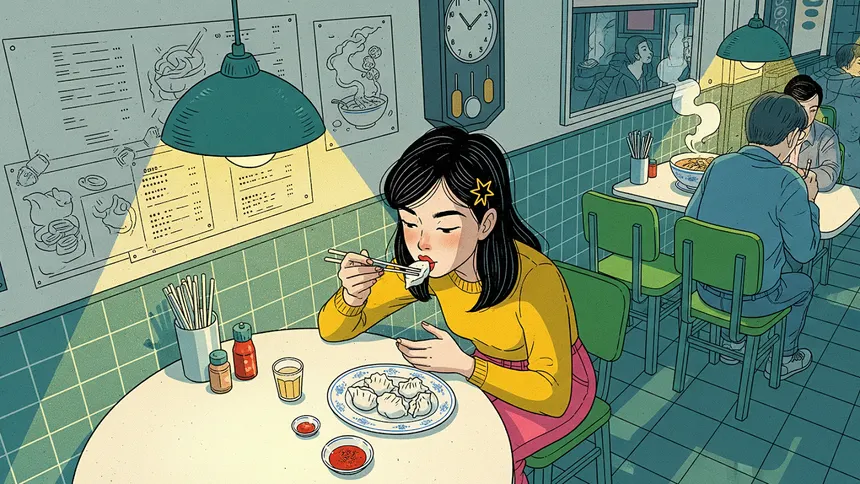
#> input picture Experiment 4/image.jpg, 860 x 484 px
$ python experiment4.py
#> lines starting #> are read from the running program, lines starting #| are printed output that depends on the picture
import cv2
import numpy as np
import matplotlib.pyplot as plt
from pathlib import Path

# -------------------------------------------------
# 1. Load grayscale image
# -------------------------------------------------

image_path = Path(__file__).with_name("image.jpg")

if not image_path.is_file():
    raise SystemExit(f"Error: Image not found at '{image_path}'. Add image.jpg to the Experiment 4 folder.")

image = cv2.imread(str(image_path), cv2.IMREAD_GRAYSCALE)
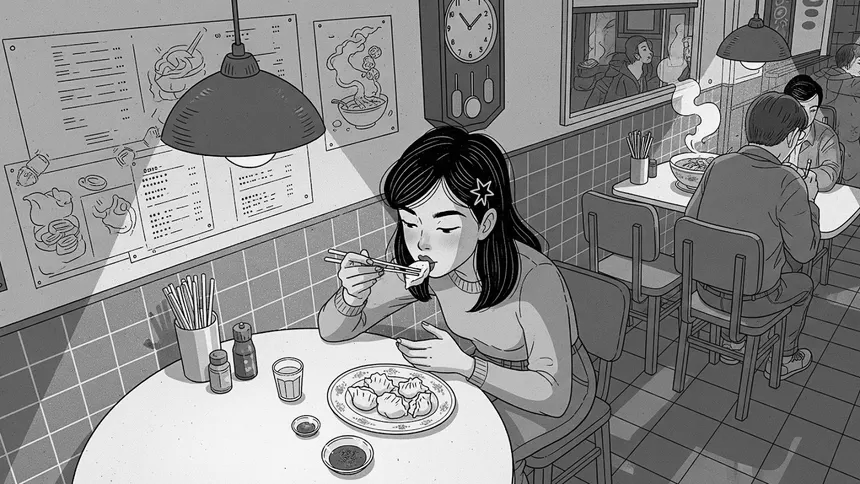
#> image: shape (484, 860); min 0, max 255, mean 138.4
if image is None:
    raise SystemExit(f"Error: Could not read image at '{image_path}'. Check that it is a valid image file.")

print("Image loaded successfully.")
print("Image shape:", image.shape)
#| Image shape: (484, 860)


# -------------------------------------------------
# 2. Compute Discrete Fourier Transform (DFT)
# -------------------------------------------------

dft = cv2.dft(np.float32(image), flags=cv2.DFT_COMPLEX_OUTPUT)


# -------------------------------------------------
# 3. Shift zero-frequency component to center
# -------------------------------------------------

dft_shift = np.fft.fftshift(dft)


# -------------------------------------------------
# 4. Calculate magnitude spectrum
# -------------------------------------------------

magnitude_spectrum = cv2.magnitude(
    dft_shift[:, :, 0],
    dft_shift[:, :, 1]
)

# Log transformation for better visualization
magnitude_spectrum = 20 * np.log(magnitude_spectrum + 1)
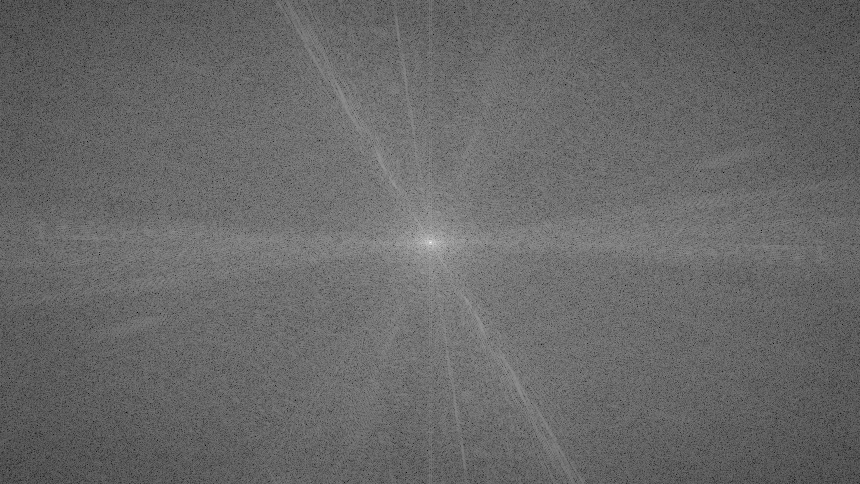
#> magnitude_spectrum: shape (484, 860) float32; min 66.09, max 357.4, mean 185.5; drawn with min black and max white


# -------------------------------------------------
# 5. Create Low-Pass Filter
# -------------------------------------------------

rows, cols = image.shape
#> rows = 484; cols = 860

crow, ccol = rows // 2, cols // 2
#> crow = 242; ccol = 430

# Create mask
low_pass_mask = np.zeros((rows, cols, 2), np.uint8)

# Radius of low-frequency region
radius = 30

cv2.circle(
    low_pass_mask,
    (ccol, crow),
    radius,
    (1, 1),
    -1
)


# -------------------------------------------------
# 6. Apply Low-Pass Filter
# -------------------------------------------------

low_pass_dft = dft_shift * low_pass_mask


# -------------------------------------------------
# 7. Inverse Fourier Transform for LPF
# -------------------------------------------------

low_pass_inverse = np.fft.ifftshift(low_pass_dft)

low_pass_image = cv2.idft(low_pass_inverse)

low_pass_image = cv2.magnitude(
    low_pass_image[:, :, 0],
    low_pass_image[:, :, 1]
)
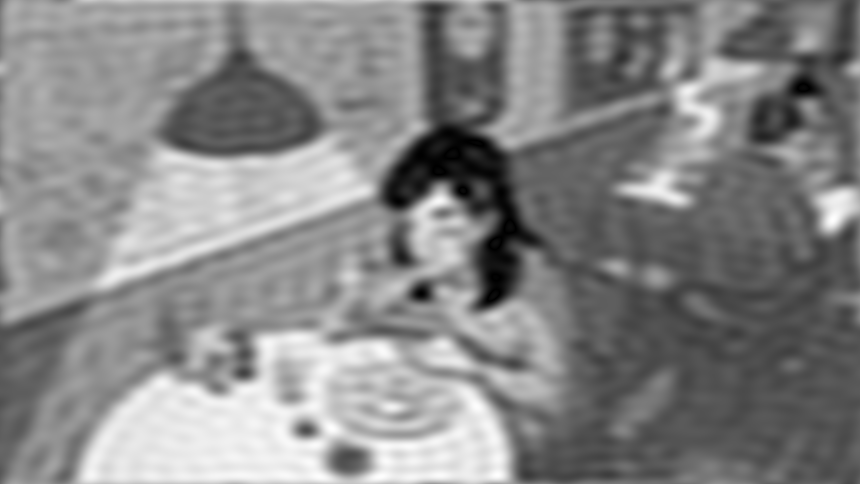
#> low_pass_image: shape (484, 860) float32; min 308, max 108855168, mean 57627036; drawn with min black and max white

# Normalize
low_pass_image = cv2.normalize(
    low_pass_image,
    None,
    0,
    255,
    cv2.NORM_MINMAX
)

low_pass_image = np.uint8(low_pass_image)


# -------------------------------------------------
# 8. Create High-Pass Filter
# -------------------------------------------------

high_pass_mask = np.ones((rows, cols, 2), np.uint8)

cv2.circle(
    high_pass_mask,
    (ccol, crow),
    radius,
    (0, 0),
    -1
)


# -------------------------------------------------
# 9. Apply High-Pass Filter
# -------------------------------------------------

high_pass_dft = dft_shift * high_pass_mask


# -------------------------------------------------
# 10. Inverse Fourier Transform for HPF
# -------------------------------------------------

high_pass_inverse = np.fft.ifftshift(high_pass_dft)

high_pass_image = cv2.idft(high_pass_inverse)

high_pass_image = cv2.magnitude(
    high_pass_image[:, :, 0],
    high_pass_image[:, :, 1]
)
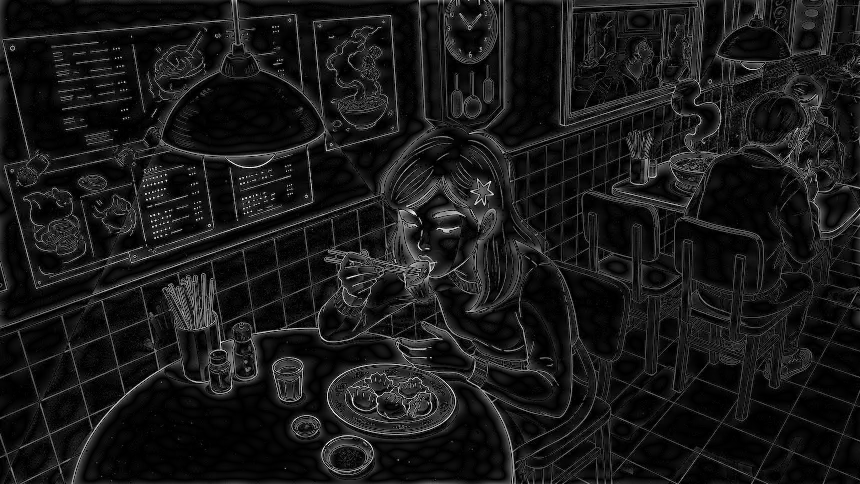
#> high_pass_image: shape (484, 860) float32; min 5, max 87646224, mean 8517090; drawn with min black and max white

# Normalize
high_pass_image = cv2.normalize(
    high_pass_image,
    None,
    0,
    255,
    cv2.NORM_MINMAX
)

high_pass_image = np.uint8(high_pass_image)


# -------------------------------------------------
# 11. Display Results
# -------------------------------------------------

plt.figure(figsize=(12, 8))

plt.subplot(2, 2, 1)
plt.imshow(image, cmap='gray')
plt.title("Original Image")
plt.axis("off")

plt.subplot(2, 2, 2)
plt.imshow(magnitude_spectrum, cmap='gray')
plt.title("Magnitude Spectrum")
plt.axis("off")

plt.subplot(2, 2, 3)
plt.imshow(low_pass_image, cmap='gray')
plt.title("Low-Pass Filtered Image")
plt.axis("off")

plt.subplot(2, 2, 4)
plt.imshow(high_pass_image, cmap='gray')
plt.title("High-Pass Filtered Image")
plt.axis("off")

plt.tight_layout()
plt.show()
